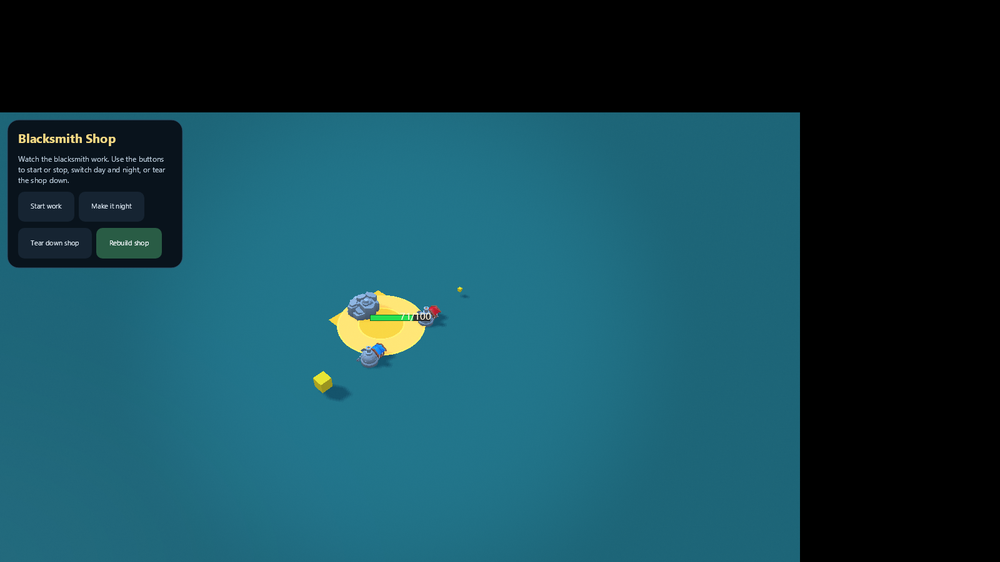
#> input picture tmp/w3b-evidence/w3b_final_blacksmith.png, 1000 x 562 px, shrunk from 1600 x 900 before the run; the run also reads 1 picture not shown here
$ python diff_bs.py
#> lines starting #> are read from the running program, lines starting #| are printed output that depends on the picture; after the words box and inside, x2 and y2 are one past the last pixel; in counts of white or black regions, pixels touching at a corner belong together; long printed decimals are rounded
from PIL import Image
import numpy as np

def load(p):
#> called with p = 'w3b_final_blacksmith.png'
    return np.asarray(Image.open(p).convert('RGB')).astype(np.int16)

A=load("w3b_final_blacksmith.png"); B=load("w4c_blacksmith.png")
d=np.abs(A-B).sum(axis=2)
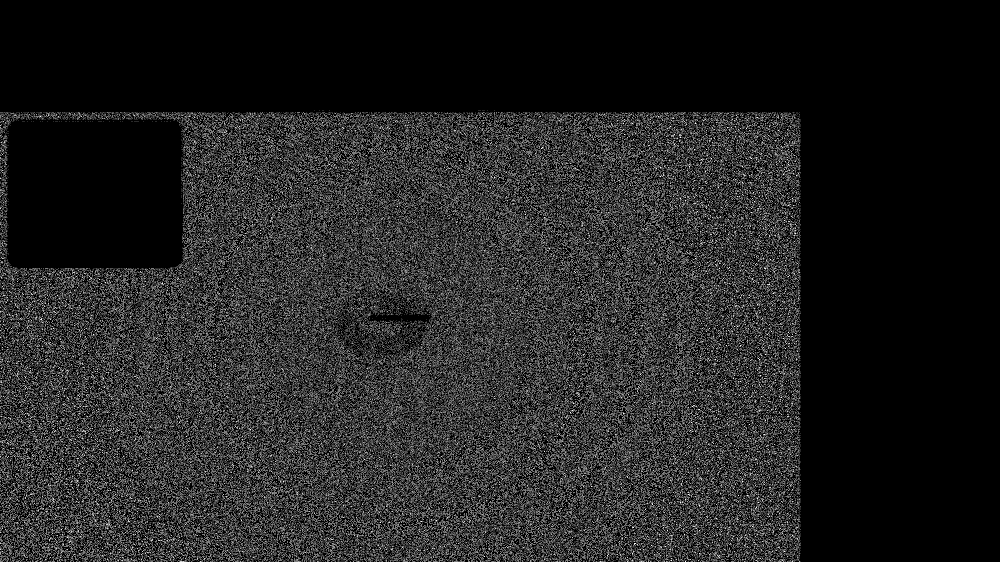
#> d: shape (562, 1000) int64; min 0, max 6, mean 0.827; drawn with min black and max white
print("=== BLACKSMITH: characterize tiny diff (max=6) ===")
# Is it a global color shift or a positional shift?
# Check diff sign per channel at pixels with diff
mask=d>0
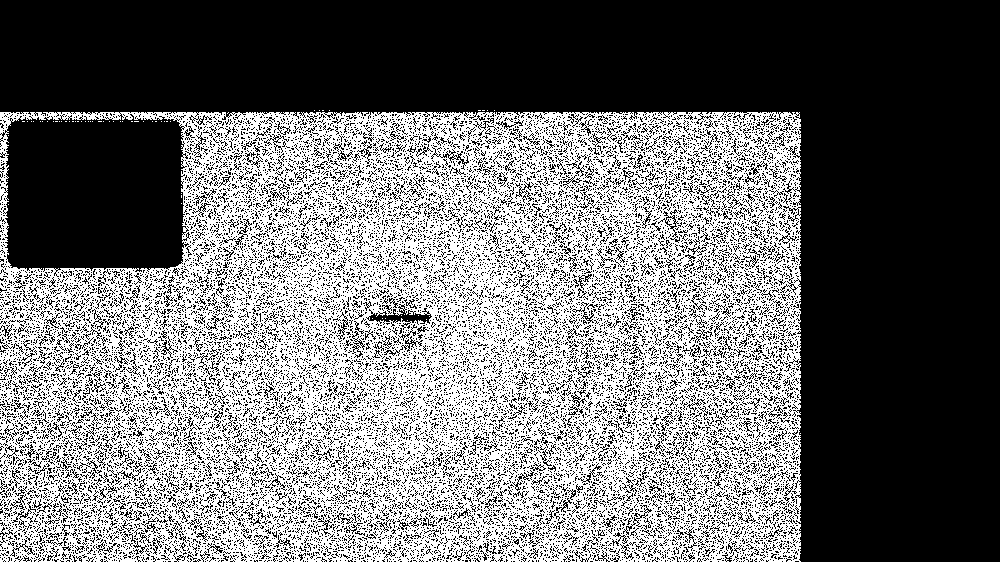
#> mask: shape (562, 1000) bool; 44.5% white in thin lines or dots, all inside (x1, y1, x2, y2) = (0, 110, 801, 562)
ys,xs=np.where(mask)
# sample: are diffs + or -?
diffA=A-B
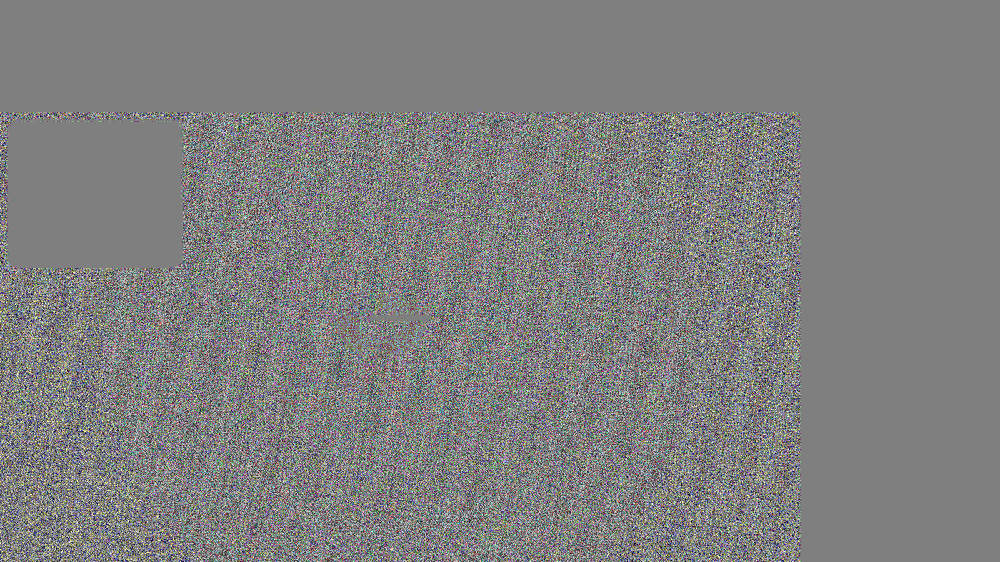
#> diffA: shape (562, 1000, 3) int16; mean R, G, B 0.000226, 0.000146, -0.000934; drawn with min black and max white
pos=(diffA>0).sum(axis=2)[mask]
neg=(diffA<0).sum(axis=2)[mask]
print("count >0 channels:",int(pos.sum())," count <0 channels:",int(neg.sum()))
#| count >0 channels: 225040  count <0 channels: 225475
# spatial distribution of diff - row/col histogram
colhist=mask.sum(axis=0); rowhist=mask.sum(axis=1)
#> after `colhist = mask.sum(axis=0)`: colhist = 1000 values, max 381 at index 312, min 0 at index 801, mean 250
#> after `rowhist = mask.sum(axis=1)`: rowhist = 562 values, max 660 at index 426, min 0 at index 0, mean 444.8
# is it uniform across image or localized?
print("rows with >1% diff pixels:", np.where(rowhist>mask.shape[1]*0.01)[0].min(), np.where(rowhist>mask.shape[1]*0.01)[0].max())
#| rows with >1% diff pixels: 110 561
print("cols with >1% diff pixels:", np.where(colhist>mask.shape[0]*0.01)[0].min(), np.where(colhist>mask.shape[0]*0.01)[0].max())
#| cols with >1% diff pixels: 0 800
# mean diff value where nonzero
print("mean diff where nonzero:", float(d[mask].mean()))
#| mean diff where nonzero: 1.859
print("median diff where nonzero:", float(np.median(d[mask])))
#| median diff where nonzero: 2.0

# Test hypothesis: 1px vertical shift
for sh in [-1,1]:
    Bs=np.roll(B,sh,axis=0)
    ds=np.abs(A-Bs).sum(axis=2)
    print(f"  shift v{sh}: nonzero {100*(ds>0).mean():.2f}% mean {ds.mean():.3f}")
#> this loop made 2 passes
#|   shift v-1: nonzero 47.55% mean 3.454
#|   shift v1: nonzero 47.27% mean 3.445
#> pass 1, `ds=np.abs(A-Bs).sum(axis=2)`:
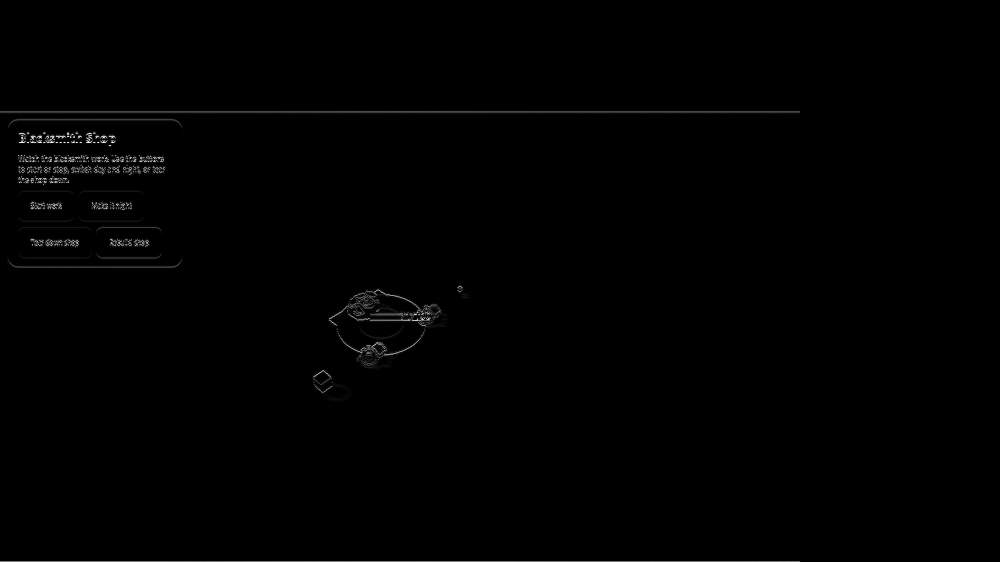
#> ds: shape (562, 1000) int64; min 0, max 549, mean 3.5; drawn with min black and max white
for sh in [-1,1]:
    Bs=np.roll(B,sh,axis=1)
    ds=np.abs(A-Bs).sum(axis=2)
    print(f"  shift h{sh}: nonzero {100*(ds>0).mean():.2f}% mean {ds.mean():.3f}")
#> this loop made 2 passes
#|   shift h-1: nonzero 46.53% mean 2.928
#|   shift h1: nonzero 46.33% mean 2.924
#> pass 1, `ds=np.abs(A-Bs).sum(axis=2)`:
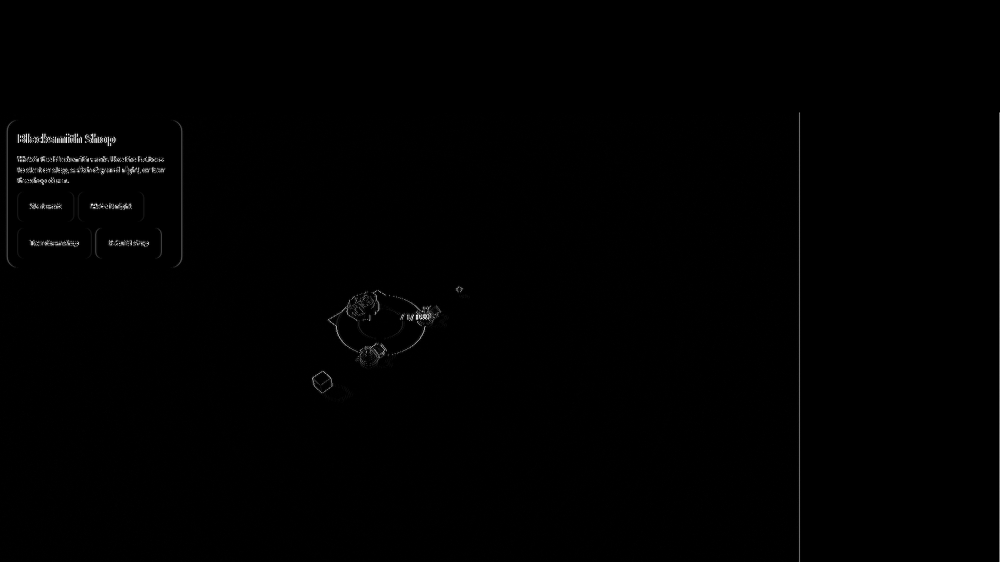
#> ds: shape (562, 1000) int64; min 0, max 539, mean 2.9; drawn with min black and max white
